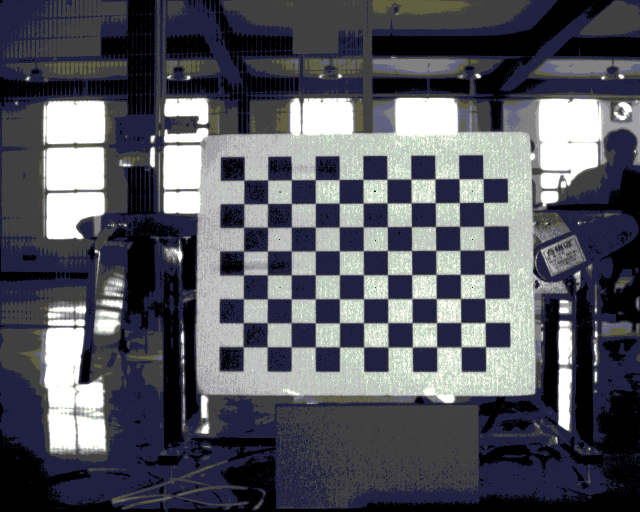
#> input picture python_CV_test/find_chess/1.bmp, 1280 x 1024 px (shown at 1/2 size)
$ python find_chess.py
#> lines starting #> are read from the running program, lines starting #| are printed output that depends on the picture; after the words box and inside, x2 and y2 are one past the last pixel; in counts of white or black regions, pixels touching at a corner belong together
#> in main, img_src is the input picture: shape (1024, 1280, 3); mean B, G, R 95.2, 87.4, 86.2
from cv2 import cv2
import numpy as np
# -*- coding: utf-8 -*-


# 查找棋盘格 角点
criteria = (cv2.TERM_CRITERIA_EPS + cv2.TERM_CRITERIA_MAX_ITER, 30, 0.1)

# 棋盘格参数
corners_vertical = 11    # 纵向角点个数;
corners_horizontal = 8  # 横向角点个数;
pattern_size = (corners_vertical, corners_horizontal)


def find_corners_sb(img):
    """
    查找棋盘格角点函数 SB升级款
    :param img: 处理原图
    """
    gray = cv2.cvtColor(img, cv2.COLOR_BGR2GRAY)
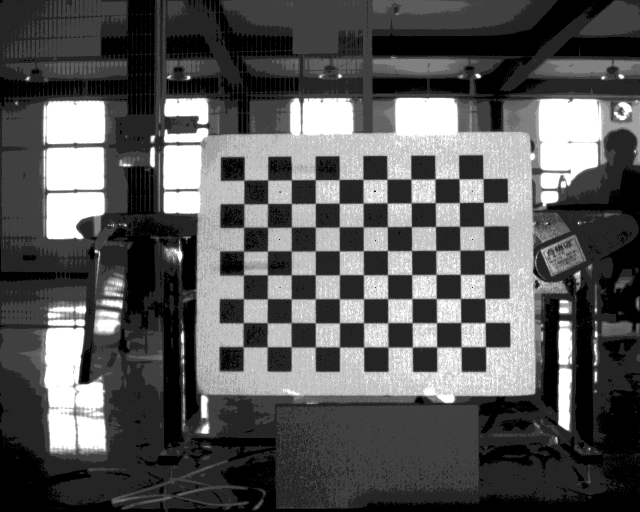
#> gray: shape (1024, 1280) (shown at 1/2 size); min 0, max 255, mean 88
    # 查找棋盘格角点;
    ret, corners = cv2.findChessboardCornersSB(gray, pattern_size, cv2.CALIB_CB_EXHAUSTIVE + cv2.CALIB_CB_ACCURACY)
#> ret = True; corners = 88 rows, first 8: [971.4, 694.3], [922.7, 694.2], [873.9, 694.1], [825, 694.3], [776.4, 694.3], [727.8, 694.2], [679.3, 694.3], [631.1, 694.2]
    if ret:
        # 显示角点
        cv2.drawChessboardCorners(img, pattern_size, corners, ret)
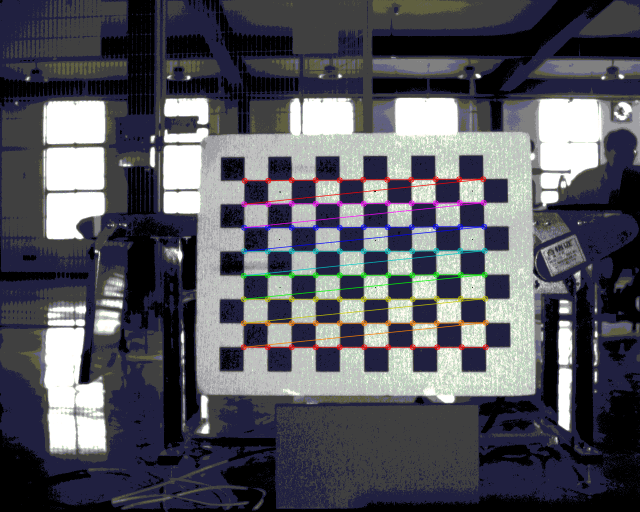
#> img: shape (1024, 1280, 3) (shown at 1/2 size); 2.16% of pixels changed, all inside (x1, y1, x2, y2) = (481, 352, 978, 701)


def find_corners(img):
    """
    查找棋盘格角点函数
    :param img: 处理原图
    """
    gray = cv2.cvtColor(img, cv2.COLOR_BGR2GRAY)

    # 查找棋盘格角点;
    ret, corners = cv2.findChessboardCorners(gray, pattern_size, cv2.CALIB_CB_ADAPTIVE_THRESH +
                                             cv2.CALIB_CB_FAST_CHECK +
                                             cv2.CALIB_CB_FILTER_QUADS)
    if ret:
        # 精细查找角点
        corners2 = cv2.cornerSubPix(gray, corners, (11, 11), (-1, -1), criteria)
        # 显示角点
        cv2.drawChessboardCorners(img, pattern_size, corners2, ret)


def main():
    # 1.创建显示窗口
    cv2.namedWindow("img", 0)
    cv2.resizeWindow("img", 1800, 1350)

    # 2.循环读取标定图片
    img_src = cv2.imread('./1.bmp')
    if img_src is not None:
        # 执行查找角点算法
        find_corners_sb(img_src)
        # find_corners(img_src)

        # 显示图片
        cv2.imshow("img", img_src)
        cv2.waitKey()

    cv2.destroyAllWindows()


if __name__ == '__main__':
    main()
